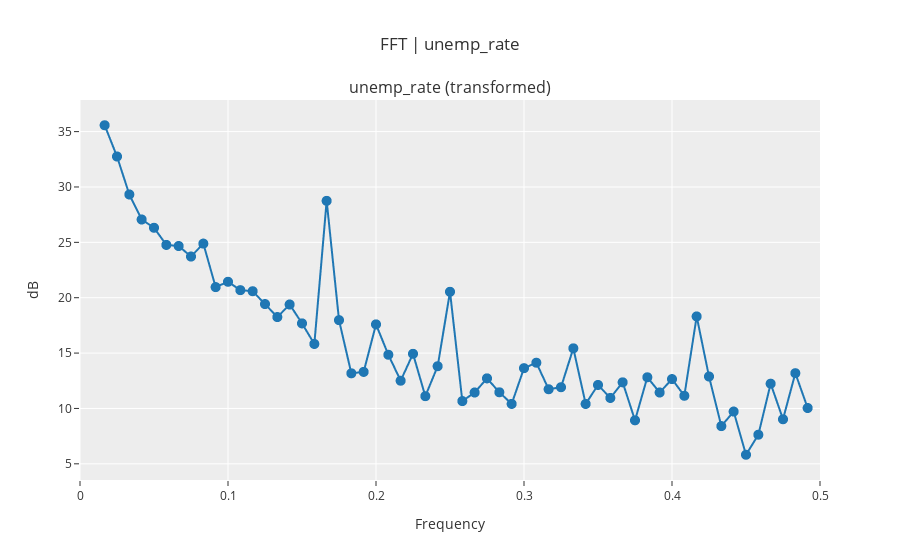

Source (notebook cell):
### Code cell
exp.plot_model(plot='fft')

### Figure 1 — Plotly figure (JSON) as saved in the notebook; plotly's stock layout.template omitted (floating-point values rounded to 4 significant figures)
{"data": [{"hoverinfo": "text", "hovertext": ["Freq: 0.0167<br>Ampl: 35.5743<br>Time period: 60.0", "Freq: 0.025<br>Ampl: 32.7513<br>Time period: 40.0", "Freq: 0.0333<br>Ampl: 29.3227<br>Time period: 30.0", "Freq: 0.0417<br>Ampl: 27.0643<br>Time period: 24.0", "Freq: 0.05<br>Ampl: 26.3164<br>Time period: 20.0", "Freq: 0.0583<br>Ampl: 24.7687<br>Time period: 17.1429", "Freq: 0.0667<br>Ampl: 24.6662<br>Time period: 15.0", "Freq: 0.075<br>Ampl: 23.7204<br>Time period: 13.3333", "Freq: 0.0833<br>Ampl: 24.8842<br>Time period: 12.0", "Freq: 0.0917<br>Ampl: 20.9574<br>Time period: 10.9091", "Freq: 0.1<br>Ampl: 21.4401<br>Time period: 10.0", "Freq: 0.1083<br>Ampl: 20.683<br>Time period: 9.2308", "Freq: 0.1167<br>Ampl: 20.5879<br>Time period: 8.5714", "Freq: 0.125<br>Ampl: 19.4282<br>Time period: 8.0", "Freq: 0.1333<br>Ampl: 18.2525<br>Time period: 7.5", "Freq: 0.1417<br>Ampl: 19.3882<br>Time period: 7.0588", "Freq: 0.15<br>Ampl: 17.6832<br>Time period: 6.6667", "Freq: 0.1583<br>Ampl: 15.8253<br>Time period: 6.3158", "Freq: 0.1667<br>Ampl: 28.7481<br>Time period: 6.0", "Freq: 0.175<br>Ampl: 17.9763<br>Time period: 5.7143", "Freq: 0.1833<br>Ampl: 13.1728<br>Time period: 5.4545", "Freq: 0.1917<br>Ampl: 13.3019<br>Time period: 5.2174", "Freq: 0.2<br>Ampl: 17.5917<br>Time period: 5.0", "Freq: 0.2083<br>Ampl: 14.8496<br>Time period: 4.8", "Freq: 0.2167<br>Ampl: 12.5049<br>Time period: 4.6154", "Freq: 0.225<br>Ampl: 14.9353<br>Time period: 4.4444", "Freq: 0.2333<br>Ampl: 11.1085<br>Time period: 4.2857", "Freq: 0.2417<br>Ampl: 13.8143<br>Time period: 4.1379", "Freq: 0.25<br>Ampl: 20.5362<br>Time period: 4.0", "Freq: 0.2583<br>Ampl: 10.6647<br>Time period: 3.871", "Freq: 0.2667<br>Ampl: 11.4418<br>Time period: 3.75", "Freq: 0.275<br>Ampl: 12.7199<br>Time period: 3.6364", "Freq: 0.2833<br>Ampl: 11.4594<br>Time period: 3.5294", "Freq: 0.2917<br>Ampl: 10.4115<br>Time period: 3.4286", "Freq: 0.3<br>Ampl: 13.6381<br>Time period: 3.3333", "Freq: 0.3083<br>Ampl: 14.1288<br>Time period: 3.2432", "Freq: 0.3167<br>Ampl: 11.7335<br>Time period: 3.1579", "Freq: 0.325<br>Ampl: 11.9182<br>Time period: 3.0769", "Freq: 0.3333<br>Ampl: 15.4307<br>Time period: 3.0", "Freq: 0.3417<br>Ampl: 10.4086<br>Time period: 2.9268", "Freq: 0.35<br>Ampl: 12.1206<br>Time period: 2.8571", "Freq: 0.3583<br>Ampl: 10.9509<br>Time period: 2.7907", "Freq: 0.3667<br>Ampl: 12.3592<br>Time period: 2.7273", "Freq: 0.375<br>Ampl: 8.9303<br>Time period: 2.6667", "Freq: 0.3833<br>Ampl: 12.816<br>Time period: 2.6087", "Freq: 0.3917<br>Ampl: 11.4403<br>Time period: 2.5532", "Freq: 0.4<br>Ampl: 12.6518<br>Time period: 2.5", "Freq: 0.4083<br>Ampl: 11.1431<br>Time period: 2.449", "Freq: 0.4167<br>Ampl: 18.3106<br>Time period: 2.4", "Freq: 0.425<br>Ampl: 12.884<br>Time period: 2.3529", "Freq: 0.4333<br>Ampl: 8.4054<br>Time period: 2.3077", "Freq: 0.4417<br>Ampl: 9.7196<br>Time period: 2.2642", "Freq: 0.45<br>Ampl: 5.8191<br>Time period: 2.2222", "Freq: 0.4583<br>Ampl: 7.6287<br>Time period: 2.1818", "Freq: 0.4667<br>Ampl: 12.2367<br>Time period: 2.1429", "Freq: 0.475<br>Ampl: 9.0261<br>Time period: 2.1053", "Freq: 0.4833<br>Ampl: 13.1842<br>Time period: 2.069", "Freq: 0.4917<br>Ampl: 10.0409<br>Time period: 2.0339"], "line": {"color": "#1f77b4", "width": 2}, "marker": {"size": 10}, "mode": "lines+markers", "name": "unemp_rate (transformed)", "showlegend": true, "type": "scattergl", "x": [0.01667, 0.025, 0.03333, 0.04167, 0.05, 0.05833, 0.06667, 0.075, 0.08333, 0.09167, 0.1, 0.1083, 0.1167, 0.125, 0.1333, 0.1417, 0.15, 0.1583, 0.1667, 0.175, 0.1833, 0.1917, 0.2, 0.2083, 0.2167, 0.225, 0.2333, 0.2417, 0.25, 0.2583, 0.2667, 0.275, 0.2833, 0.2917, 0.3, 0.3083, 0.3167, 0.325, 0.3333, 0.3417, 0.35, 0.3583, 0.3667, 0.375, 0.3833, 0.3917, 0.4, 0.4083, 0.4167, 0.425, 0.4333, 0.4417, 0.45, 0.4583, 0.4667, 0.475, 0.4833, 0.4917], "xaxis": "x", "y": [35.57, 32.75, 29.32, 27.06, 26.32, 24.77, 24.67, 23.72, 24.88, 20.96, 21.44, 20.68, 20.59, 19.43, 18.25, 19.39, 17.68, 15.83, 28.75, 17.98, 13.17, 13.3, 17.59, 14.85, 12.5, 14.94, 11.11, 13.81, 20.54, 10.66, 11.44, 12.72, 11.46, 10.41, 13.64, 14.13, 11.73, 11.92, 15.43, 10.41, 12.12, 10.95, 12.36, 8.93, 12.82, 11.44, 12.65, 11.14, 18.31, 12.88, 8.405, 9.72, 5.819, 7.629, 12.24, 9.026, 13.18, 10.04], "yaxis": "y"}], "layout": {"annotations": [{"font": {"size": 16}, "showarrow": false, "text": "unemp_rate (transformed)", "x": 0.5, "xanchor": "center", "xref": "paper", "y": 1, "yanchor": "bottom", "yref": "paper"}], "showlegend": false, "title": {"text": "FFT | unemp_rate"}, "xaxis": {"anchor": "y", "domain": [0, 1], "range": [0, 0.5], "title": {"text": "Frequency"}}, "yaxis": {"anchor": "x", "domain": [0, 1], "title": {"text": "dB"}}}}
